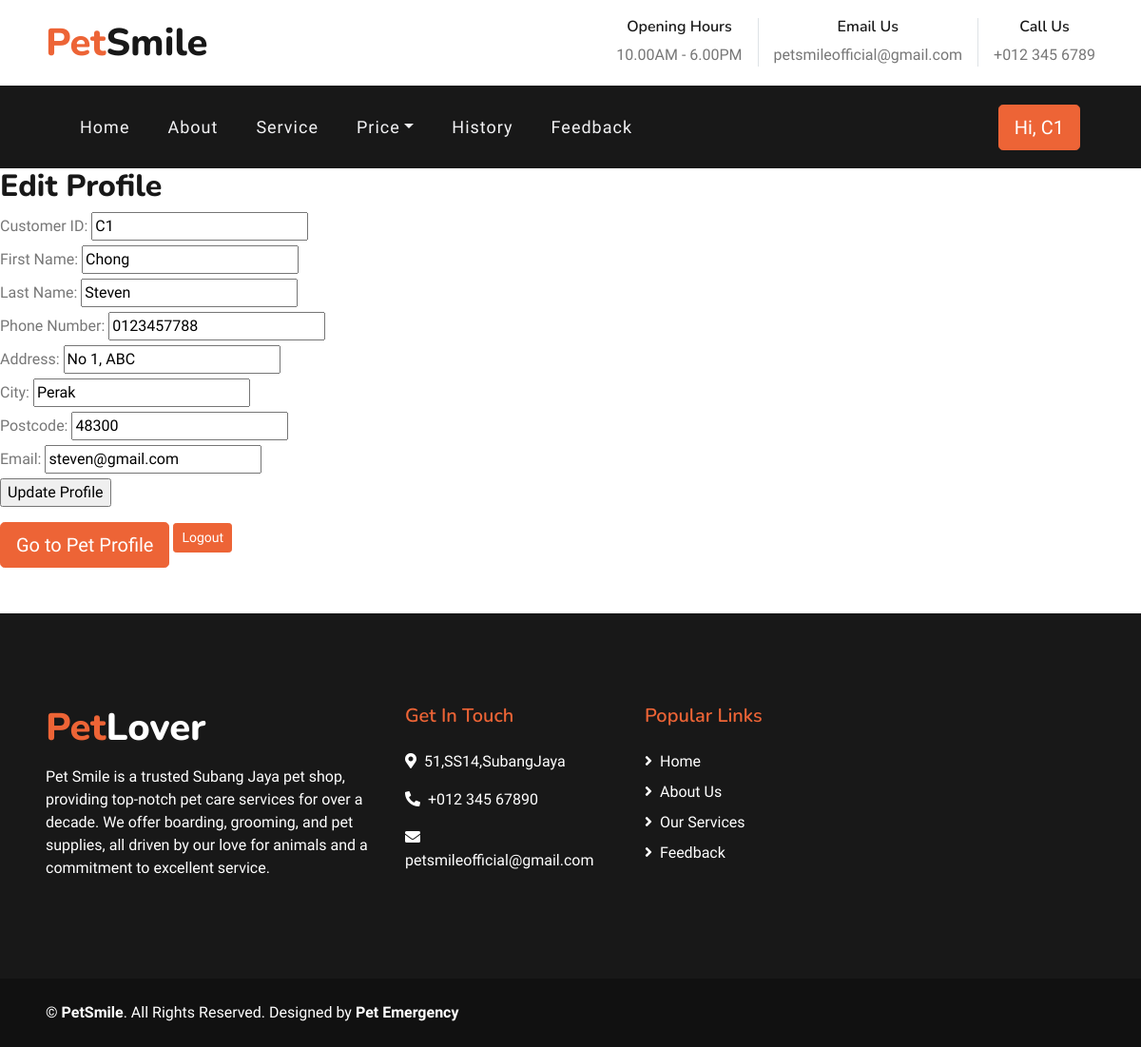
Screenshot of /edit-profile.php (signed in) with the database file from the repository.
### tables this page shows
CREATE TABLE `member` (
  `ID` int(11) NOT NULL,
  `Cust_ID` varchar(20) NOT NULL,
  `First_Name` varchar(20) NOT NULL,
  `Last_Name` varchar(20) NOT NULL,
  `Phone_No` varchar(20) NOT NULL,
  `Address` varchar(20) NOT NULL,
  `City` varchar(20) NOT NULL,
  `Postcode` varchar(20) NOT NULL,
  `Email` varchar(20) NOT NULL
);

### edit-profile.php (the view, shortened to what this page needs)
<!DOCTYPE html>
<html lang="en">
<?php
include 'config.php';
include 'header.php';
$Cust_ID = $_SESSION['Cust_ID'];
$selectUserQuery = "SELECT * FROM member WHERE Cust_ID='$Cust_ID'";
$userResult = mysqli_query($con, $selectUserQuery);
$userData = mysqli_fetch_assoc($userResult);
?>
    <form method="POST" action="edit-profile.php">
    <h2>Edit Profile</h2>
    <div>
        <label for="custid">Customer ID:</label>
        <input type="text" name="custid" id="custid" value="<?php echo $userData['Cust_ID']; ?>" required readonly>
    </div>
    <div>
        <label for="firstname">First Name:</label>
        <input type="text" name="firstname" id="firstname" value="<?php echo $userData['First_Name']; ?>" required>
    </div>
    <div>
        <label for="lastname">Last Name:</label>
        <input type="text" name="lastname" id="lastname" value="<?php echo $userData['Last_Name']; ?>" required>
    </div>
    <div>
        <label for="phoneno">Phone Number:</label>
        <input type="tel" name="phoneno" id="phoneno" value="<?php echo $userData['Phone_No']; ?>" required>
    </div>
    <div>
        <label for="address">Address:</label>
        <input type="text" name="address" id="address" value="<?php echo $userData['Address']; ?>" required>
    </div>
    <div>
        <label for="city">City:</label>
        <input type="text" name="city" id="city" value="<?php echo $userData['City']; ?>" required>
    </div>
    <div>
        <label for="postcode">Postcode:</label>
        <input type="text" name="postcode" id="postcode" value="<?php echo $userData['Postcode']; ?>" required>
    </div>
    <div>
        <label for="email">Email:</label>
        <input type="email" name="email" id="email" value="<?php echo $userData['Email']; ?>" required>
    </div>
    <div>
    <input type="submit" name="update" value="Update Profile">
    </div>
    </form>
    <a href="edit-petprofile.php" class="btn btn-lg btn-primary px-3 mt-3">Go to Pet Profile</a>
    <a href="logout.php" class="btn btn-primary btn-sm">Logout</a>
    <?php
    include 'footer.php';
    ?>
</html>

### rows the page displays
member: custid "C1", firstname "Chong", lastname "Steven", phoneno "0123457788", address "No 1, ABC", city "Perak", postcode "48300", email "steven@gmail.com"

### other values shown
$_SESSION['Cust_ID'] "C1"
